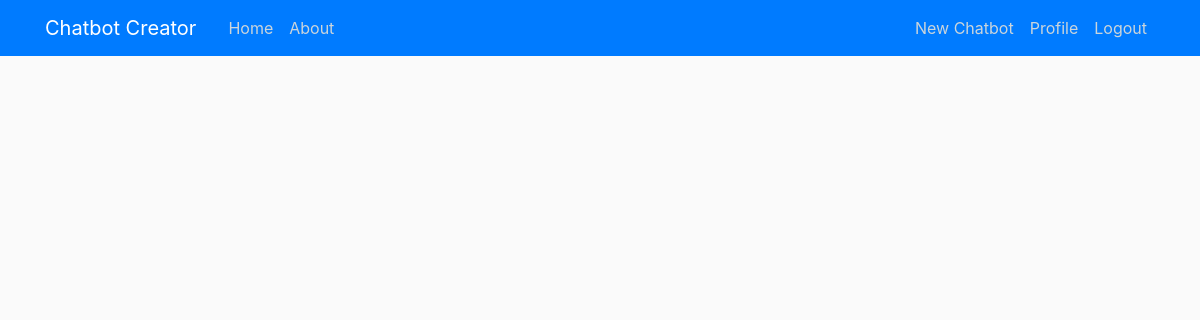
The app's page / (signed in), older data.
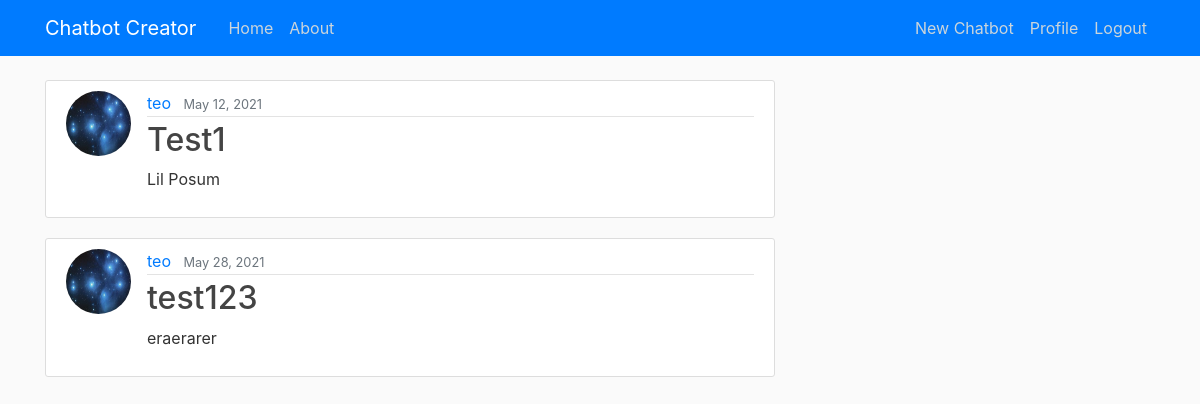
The same page, newer data.
### creator/models.py (models this page shows, shortened)
class Chatbot(models.Model):
    name = models.CharField(max_length=100)
    description = models.TextField()
    date_created = models.DateTimeField(default=timezone.now)
    user = models.ForeignKey(User, on_delete=models.CASCADE)

### users/models.py (models this page shows, shortened)
class Profile(models.Model):
    user = models.OneToOneField(User, on_delete=models.CASCADE)
    image = models.ImageField(default='default.jpg', upload_to='profile_pics')

### creator/views.py (the view)
# urls.py: path('', ChatbotListView.as_view(), name='creator-home'),
class ChatbotListView(ListView):
    model = Chatbot
    template_name = 'creator/home.html'
    context_object_name = 'chatbots'
    ordering = ['-date_created']
    def get_queryset(self):
        return Chatbot.objects.filter(user=self.request.user)

### creator/templates/creator/home.html
{% extends "creator/base.html" %}
{% block content %}
    {% for chatbot in chatbots %}
        <article class="media content-section">
          <img class="rounded-circle article-img" src="{{ chatbot.user.profile.image.url }}">
          <div class="media-body">
            <div class="article-metadata">
              <a class="mr-2" href="#">{{ chatbot.user }}</a>
              <small class="text-muted">{{ chatbot.date_created|date:"F d, Y" }}</small>
            </div>
            <h2><a class="article-title" href="{% url 'chatbot-detail' chatbot.id %}">{{ chatbot.name }}</a></h2>
            <p class="article-content">{{ chatbot.description }}</p>
          </div>
        </article>
    {% endfor %}
{% endblock content %}

### creator/templates/creator/base.html (shortened to what this page needs)
{% load static %}
<!DOCTYPE html>
<html>
<head>
    <link rel="stylesheet" href="https://maxcdn.bootstrapcdn.com/bootstrap/4.0.0/css/bootstrap.min.css">
    <link rel="stylesheet" type="text/css" href="{% static 'creator/main.css' %}">
</head>
<body>
    <header class="site-header">
      <nav class="navbar navbar-expand-lg navbar-dark bg-primary     fixed-top">
        <div class="container">
          <a class="navbar-brand mr-4" href="{% url 'creator-home' %}">Chatbot Creator</a>
          <div class="collapse navbar-collapse" id="navbarToggle">
            <div class="navbar-nav mr-auto">
              <a class="nav-item nav-link" href="{% url 'creator-home' %}">Home</a>
              <a class="nav-item nav-link" href="{% url 'creator-about' %}">About</a>
            </div>
            <div class="navbar-nav">
              {% if user.is_authenticated %}
                <a class="nav-item nav-link" href="{% url 'chatbot-create' %}">New Chatbot</a>
                <a class="nav-item nav-link" href="{% url 'profile' %}">Profile</a>
                <a class="nav-item nav-link" href="{% url 'logout' %}">Logout</a>
              {% else %}
                <a class="nav-item nav-link" href="{% url 'login' %}">Login</a>
                <a class="nav-item nav-link" href="{% url 'register' %}">Register</a>
              {% endif %}
            </div>
          </div>
        </div>
      </nav>
    </header>
    <main role="main" class="container">
      <div class="row">
        <div class="col-md-8">
          {% block content %}{% endblock %}
        </div>
      </div>
    </main>
</body>
</html>

### creator/static/creator/main.css (style rules this page uses)
body { background: #fafafa; color: #333333; margin-top: 5rem; }
h1, h2, h3, h4, h5, h6 { color: #444444; }
.site-header .navbar-nav .nav-link { color: #cbd5db; }
.content-section { background: #ffffff; padding: 10px 20px; border: 1px solid #dddddd; border-radius: 3px; margin-bottom: 20px; }
.article-title { color: #444444; }
.article-content { white-space: pre-line; }
.article-img { height: 65px; width: 65px; margin-right: 16px; }
.article-metadata { padding-bottom: 1px; margin-bottom: 4px; border-bottom: 1px solid #e3e3e3 }

Row changes from the older to the newer data that the page shows:
added Chatbot: user.profile.image (picture), user "teo", date_created "May 12, 2021", name "Test1", description "Lil Posum"
added Chatbot: user.profile.image (picture), user "teo", date_created "May 28, 2021", name "test123", description "eraerarer"
